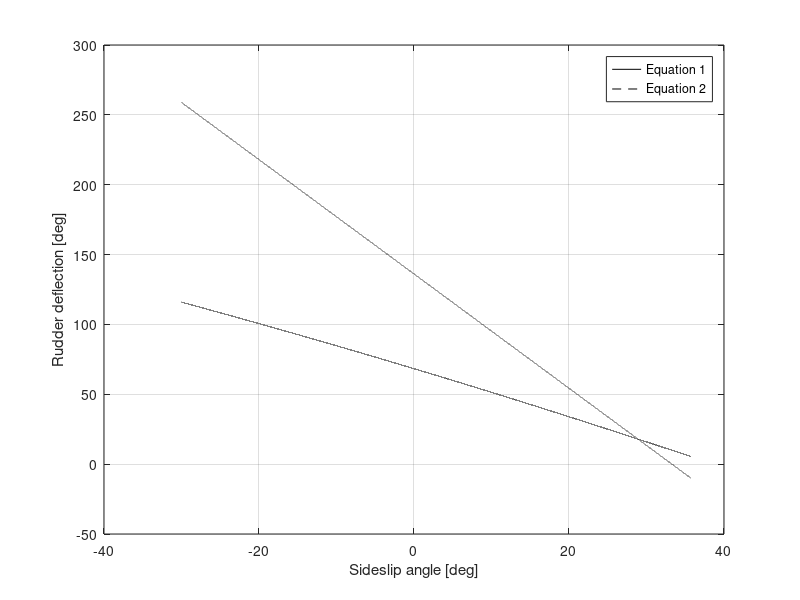

Reproduce this figure in MATLAB.
%% Properties
hfwd = 0.895; % most forward centre of gravity
haft = 1.09;
c = 1.46; % [m]
b = 7;
S = 8.34;

lv = 0.88; % [m] distance between the vertical tail aerodynamic center (acv) and the wing/fuselage aerodynamic center
l_winglets = 1.05;

Sv = 0.466; % [m^2]
cv = 0.3941; % [m]
Vv = 0.0072; % VERTICAL TAIL ONLY

S_winglets = 0.238*2;

V_tot = 0.0482;
S_tot = Sv + S_winglets;
b_tot = 1.0911; % Total span on 1 winglet and 1 vertical stabiliser

Sf = 1.127; % [m^2];
Vs = 15.9; % [m/s]

Ss = Sv + Sf; % [m^2] projected side area

%% Identify most unfavourable conditions
lvt = lv - (haft - hfwd); % [m]
rho = 1.167;

%% Calculate airspeeds
U1 = 1.4*Vs; % REVISED RESTRICTION ON TRANSITION SPEED
Vw = 13; % [m/s]

VT = sqrt(U1^2 + Vw^2); % [m/s] Total airspeed

%% Determine centre of the projected side area
xf = 3.3/2;
xv = (3.3 - cv) + 3.3/2;

xca = (Sf*xf + Sv*xv)/(Ss);

xcg = haft*c;
dc = xca - xcg;

%% Calculate cross-wind force, sideslip angle, and sideslip derivatives
CDy = 0.4; % Side drag coefficient (TBD)
Fw = 0.5*rho*(Vw^2)*Ss*CDy;

beta = atan(Vw/U1);

spanRatio = 0.55; % setting span ratio as 0.45 to be equal to 0.45 of the total span between winglets and stabiliser
chordRatio = 0.45;
tr = 0.6; % As read from graph in reference

Kf1 = 0.55;
Kf2 = 1.5; % contribution of the fuselage to the derivative Cyβ

c1 = 2.71; % vertical tailplane lift coefficient
d_sigma = 0.1;
eta_v = 0.90; % dynamic pressure ratio

Cnb = Kf1*c1*(1 - d_sigma)*(V_tot); % rate of change of yawing moment with sideslip angle
Cyb = -Kf2*c1*(1 - d_sigma)*eta_v*(S_tot/S);

%% Calculate aircraft control derivatives
Cydr = c1*eta_v*tr*spanRatio*(S_tot/S);
Cndr = -c1*V_tot*eta_v*tr*spanRatio;

%% Calculate required rudder deflection
Cn0 = 0;
Cy0 = 0;

% Solving simultaneous equations
Q1 = 0.5*rho*VT^2;
Q2 = 0.5*rho*Vw^2;

sigma = linspace(-0.5236, 0.6236, 90000);

dr = (-Cn0 - Cnb*(beta - sigma) - (Fw*dc*cos(sigma))./(Q1*S*c))*(1/Cndr);
plot(sigma*180/pi,dr*180/pi,'black')
grid on
hold on

dr = (Fw/(Q1*S) - Cyb*(beta - sigma))*(1/Cydr);
plot(sigma*180/pi,dr*180/pi, 'black--')

xlabel('Sideslip angle [deg]')
ylabel('Rudder deflection [deg]')
legend('Equation 1', 'Equation 2')

%% Check spin recovery is met
alpha = 40*pi/180; % assume that the aircraft is spinnning at max 40 deg

Ixx = 107; % [kgm^2]
Izz = 196; % [kgm^2]
Ixz = 0.69; % [kgm^2]

transform = [cos(alpha)^2      sin(alpha)^2    -sin(2*alpha);
             sin(alpha)^2      cos(alpha)^2     sin(2*alpha);
             0.5*sin(2*alpha) -0.5*sin(2*alpha) cos(2*alpha)];

I_w = transform*[Ixx; Izz; Ixz]; % Moment of inertia in the wind axis
RSR = 1.05; % [rad/s^2]

NSR = ((I_w(1)*I_w(2) - I_w(3)^2)/I_w(1))*RSR;

Sve = 0.85*S_tot;
Vve = V_tot*1;

Cndr_e = -c1*Vve*tr*spanRatio;
dr_spin = (2*NSR)/(rho*Vs^2*S*b*Cndr_e); % [rad]
dr_spin_deg = dr_spin*180/pi % Well below max deflection

%% Check that a coordinated turn can be achieved
% Needs to be solved concurently with the ailerons

dA = linspace(0, 0.5, 9000); % assume a max deflection of 30 deg in a turn
Rt = 4583; % [m] radius of turn
U1 = 25.49; % [m/s]
Q = 0.5*rho*U1^2;

Cyr = 0.3750;
Cyda = 0.03;

% figure()
% dr = -(1/Cydr).*(Cyb*beta + Cyr*(Rt*b/(2*U1)) + Cyda.*dA);
% plot(dA, dr)
% Plot Equations 12.130 - 12.132 and find intercept dr once stability
% derivatives have been obtained

%% Calculate dimensions
c_r = cv*chordRatio;
b_r = spanRatio*b_tot; % Per rudder
A_r = c_r*b_r;

taperRatio = 0.9;

ct_r = (2*taperRatio*c_r)/(taperRatio + 1);
cr_r = ct_r/taperRatio;